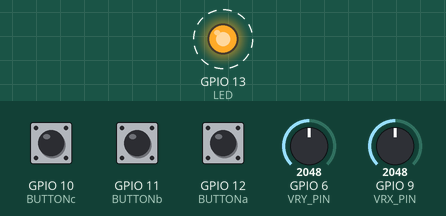
The sketch below on a simulated ESP32-S3. Parts: output pins drawn as LEDs (lit = HIGH). Dashed ring = blinking. The inputs (shaded band) are chosen by the test bench; at power-on: GPIO 10 (BUTTONc) LOW, GPIO 11 (BUTTONb) LOW, GPIO 12 (BUTTONa) LOW, GPIO 6 (VRY_PIN) = 2048, GPIO 9 (VRX_PIN) = 2048. What the sketch prints to the serial monitor is not drawn.

Above: at 1.2 s.
1.3 s: GPIO 10 (BUTTONc) pulled HIGH for 0.15 s
4.3 s: GPIO 11 (BUTTONb) pulled HIGH for 0.15 s
At 4.45 s:
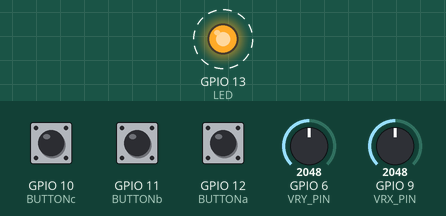
7.3 s: GPIO 12 (BUTTONa) pulled HIGH for 0.15 s
At 7.3 s:
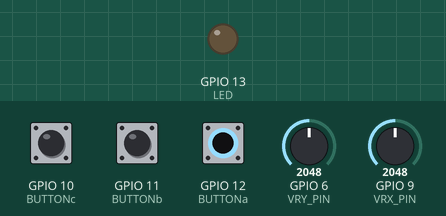
At 9.0 s:
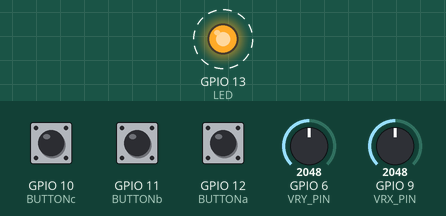
Timing chart, 0 to 16.3 s (numbered marks = the images above; inputs shaded):
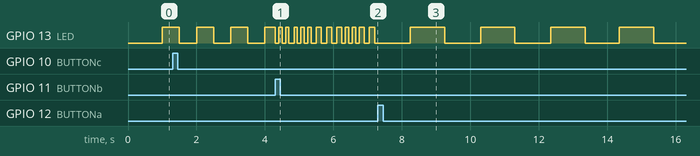

Measured:
- after the input at 4.3 s, GPIO 13 (LED): alternates HIGH for 0.10 s and LOW for 0.10 s, starting at once
- after the input at 7.3 s, GPIO 13 (LED): alternates HIGH for 1.0 s and LOW for 1.0 s, starting after 0.95 s
- by itself, GPIO 13 (LED): alternates HIGH for 0.50 s and LOW for 0.50 s

The sketch:

DG_home_test_controller.ino
```cpp
/*
 * author Jungpyo Lee: <jungpyolee@berkeley.edu> (c.)
 * creation date : Jan. 15. 2025
 * last update : Jan. 31. 2025
 * version 1.0
 * project : Home based evaluation of the Dorsal Grasper (remote controller with ESPnow)
 * source: https://randomnerdtutorials.com/esp-now-esp32-arduino-ide/
 */


#include <WiFi.h>
#include <esp_now.h>

/* Definitions */
#define BUTTONa 12    // Green button
#define BUTTONb 11    // White button
#define BUTTONc 10    // Red button
#define LED 13
#define VRX_PIN  9 // ESP32-S3 pin connected to VRX pin
#define VRY_PIN  6 // ESP32-S3 pin connected to VRY pin
#define SW_PIN   5  // ESP32-S3 pin connected to SW  pin

#define LEFT_THRESHOLD  400
#define RIGHT_THRESHOLD 3695

// Setup joystick variables
int xValue = 0; // To store value of the X axis
int yValue = 0; // To store value of the Y axis
int bValue = 0; // To store value of the button


// update these with values suitable for your network.
// test TinyPICO {0x64, 0xB7, 0x08, 0x91, 0x9E, 0x84}
// Main device {0xD4, 0xD4, 0xDA, 0xAA, 0x36, 0x8C}
// Backup TinyPICO 1 {0xD4, 0xD4, 0xDA, 0xAA, 0x37, 0x08}
// Backup TinyPICO 2 {0xD4, 0xD4, 0xDA, 0xAA, 0x29, 0xDC}
// Backup TinyPICO 3 {0xD4, 0xD4, 0xDA, 0xAA, 0x2E, 0x90} d4:d4:da:aa:2e:90
// Backup TinyPICO 4 {0x64, 0xB7, 0x08, 0x90, 0x5C, 0xF4} 64:b7:08:90:5c:f4
// Backup TinyPICO 5 {0xD4, 0xD4, 0xDA, 0xAA, 0x2C, 0xA4} d4:d4:da:aa:2c:a4
uint8_t broadcastAddress[] = {0xD4, 0xD4, 0xDA, 0xAA, 0x2E, 0x90}; // Device #1
// uint8_t broadcastAddress[] = {0xD4, 0xD4, 0xDA, 0xAA, 0x29, 0xDC}; // Device #2

// Setup interrupt variables --------------------------------
volatile bool timer0_check = false; // check timer interrupt 0
hw_timer_t *timer0 = NULL;
portMUX_TYPE timerMux0 = portMUX_INITIALIZER_UNLOCKED;


// Setup interrupt functions ----------------------------
void IRAM_ATTR onTime0()
{ // this can be used for constant data acquisition
  portENTER_CRITICAL_ISR(&timerMux0);
  timer0_check = true; // the function to be called when timer interrupt is triggered
  portEXIT_CRITICAL_ISR(&timerMux0);
}


// Structure for the Dorsal Grasper to send data
// Must match the receiver structure
typedef struct DG_message {
  char mode;
  bool a;
  bool b;
  bool c;
  char joystick;
} DG_message;

// Create a struct_message called myData
DG_message myData;

esp_now_peer_info_t peerInfo;

// callback when data is sent
void OnDataSent(const uint8_t *mac_addr, esp_now_send_status_t status) {
  Serial.print("\r\nLast Packet Send Status:\t");
  Serial.println(status == ESP_NOW_SEND_SUCCESS ? "Delivery Success" : "Delivery Fail");
}

// Setup variables for LED blink
// Under your other globals:
uint32_t lastBlinkTime = 0;   // Track last time we toggled the LED
uint32_t blinkInterval = 0;   // How many ms between toggles
bool ledState = false;        // Current on/off state of LED


void setup() {
  Serial.begin(115200);

  pinMode(BUTTONa, INPUT);
  pinMode(BUTTONb, INPUT);
  pinMode(BUTTONc, INPUT);
  pinMode(LED, OUTPUT);

  // Set device as a Wi-Fi Station
  WiFi.mode(WIFI_STA);

  // Init ESP-NOW
  if (esp_now_init() != ESP_OK) {
    Serial.println("Error initializing ESP-NOW");
    return;
  }

  // Once ESPNow is successfully Init, we will register for Send CB to
  // get the status of Trasnmitted packet
  esp_now_register_send_cb(OnDataSent);

  // Register peer
  memcpy(peerInfo.peer_addr, broadcastAddress, 6);
  peerInfo.channel = 0;
  peerInfo.encrypt = false;

  // Add peer
  if (esp_now_add_peer(&peerInfo) != ESP_OK){
    Serial.println("Failed to add peer");
    return;
  }

  // new version
  timer0 = timerBegin(1000);             // Frequency-based API (1000 = 1000 Hz -> 1 ms per tick)
  timerAttachInterrupt(timer0, &onTime0);            // Attach your ISR
  timerAlarm(timer0, 50, true, 0);                   // Fire every 50 ticks (50 ms), autoreload, 0 reload count
  timerStart(timer0);                                // Start the timer
}


void loop() {
 static char mode = 'i';  // stored locally or also as global

  if (timer0_check) {
    portENTER_CRITICAL(&timerMux0);
    timer0_check = false;
    portEXIT_CRITICAL(&timerMux0);

    // 1) Read buttons, joystick, etc.
    get_DATA();

    // 2) Decide the mode
    if (myData.a) {
      mode = 'i';
    }
    else if (myData.b) {
      mode = 'w';
    }
    else if (myData.c) {
      mode = 'j';
    }
    // If none pressed, you can either keep the last mode or set something else
    // else {
    //   mode = 'x'; // e.g., no blink
    // }

    myData.mode = mode;

    // 3) Update the blink interval based on mode
    switch (mode) {
      case 'i':
        blinkInterval = 1000;  // blink every 500ms
        break;
      case 'j':
        blinkInterval = 500;  // blink every 300ms
        break;
      case 'w':
        blinkInterval = 100;  // blink every 100ms
        break;
      default:
        blinkInterval = 0;    // 0 = no blinking
        break;
    }

    // 4) Blink logic
    updateBlink();


    send_DATA();
    reset_DATA();
  }
}

void get_DATA() {
  myData.a = digitalRead(BUTTONa);
  myData.b = digitalRead(BUTTONb);
  myData.c = digitalRead(BUTTONc);
  xValue = analogRead(VRX_PIN);
  yValue = analogRead(VRY_PIN);
  // check left/right commands
  if (xValue < LEFT_THRESHOLD){
    myData.joystick = 'l';
  }
  else if (xValue > RIGHT_THRESHOLD){
    myData.joystick = 'r';
  }
  else{
    myData.joystick = 'i';
  }
}

void send_DATA() {
  // Send message via ESP-NOW
  esp_err_t result = esp_now_send(broadcastAddress, (uint8_t *) &myData, sizeof(myData));
  if (result == ESP_OK) {
    Serial.println("Sent with success");
  }
  else {
    Serial.println("Error sending the data");
  }
}

void reset_DATA() {
  myData.a = false;
  myData.b = false;
  myData.c = false;
}

void updateBlink() {
  // If blinkInterval == 0, we decide to keep LED off
  if (blinkInterval == 0) {
    digitalWrite(LED, LOW);
    ledState = false;
    return;
  }

  // Otherwise, see if it's time to toggle
  uint32_t currentTime = millis();
  if (currentTime - lastBlinkTime >= blinkInterval) {
    lastBlinkTime = currentTime;
    // Toggle the LED state
    ledState = !ledState;
    digitalWrite(LED, ledState ? HIGH : LOW);
  }
}
```
